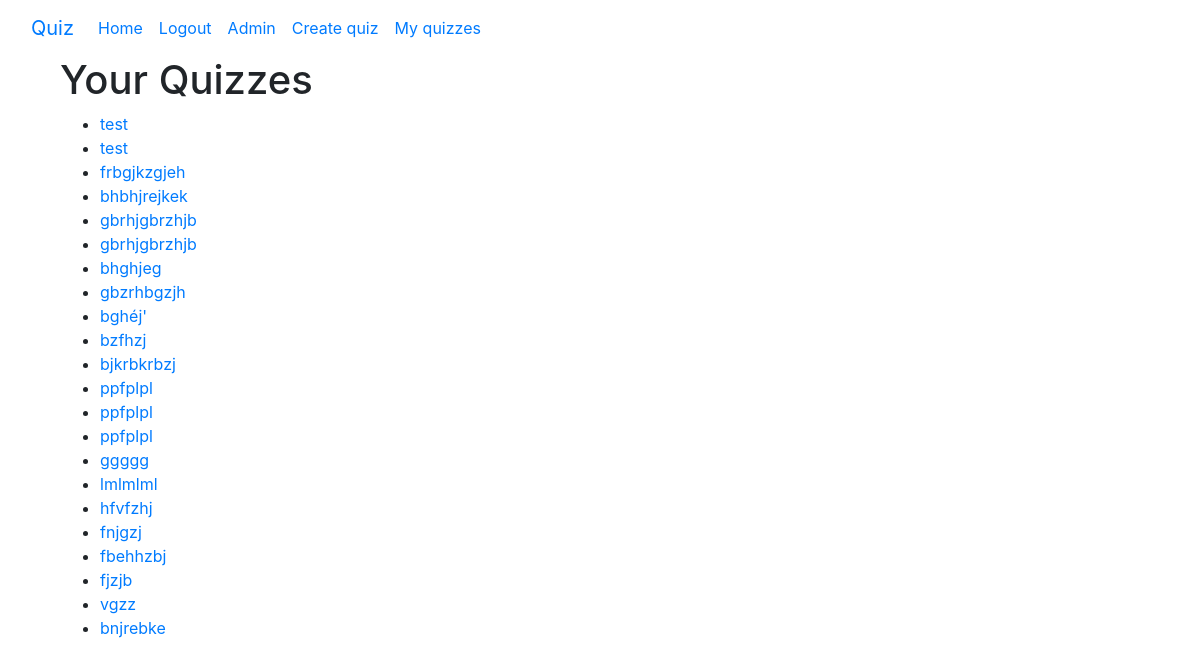
Page /quiz/my_quizzes/ (signed in) on the earlier database version.
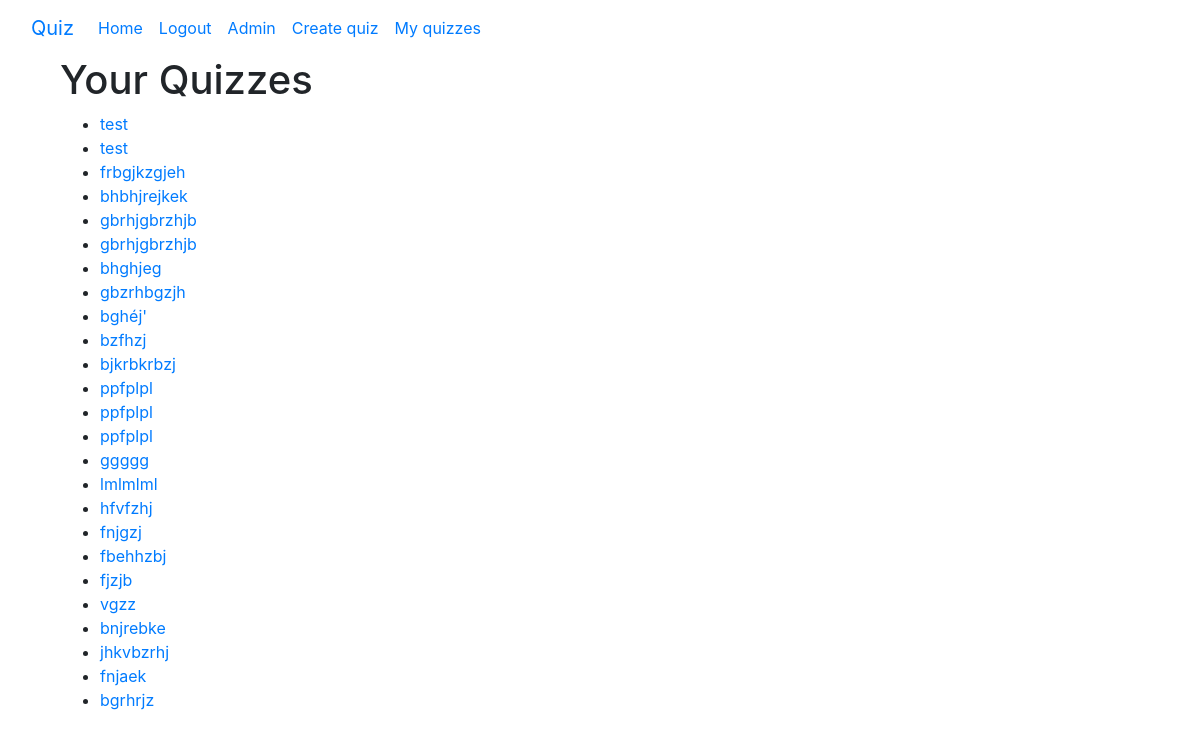
Same page on the later database version.
### Kouiz/models/quiz.py (models this page shows)
class Quiz(models.Model):
    user = models.ForeignKey(User, on_delete=models.CASCADE, null=True, blank=True)
    title = models.CharField(max_length=200, null=False, blank=False)
    description = models.TextField(null=True, blank=True)
    date = models.DateTimeField(auto_now_add=True)
    questions = models.ManyToManyField(Question, related_name='Questions')  # Multiple questions in one quiz
    def __str__(self):
        return self.title

### Kouiz/views/my_quiz_view.py (the view)
# urls.py: path('quiz/my_quizzes/', MyQuizView.as_view(), name='my_quizzes'),
class MyQuizView(ListView):
    template_name = 'Quiz/MyQuizView.html'
    model = Quiz
    def get_queryset(self):
        if self.request.user.is_authenticated:
            return Quiz.objects.filter(user=self.request.user)
        return Quiz.objects.none()

### templates/Quiz/MyQuizView.html (shortened to what this page needs)
{% extends 'base.html' %}
{% load crispy_forms_filters %}
{% load static %}
{%  load crispy_forms_tags %}
{% block body_content %}
    <h1>Your Quizzes</h1>
    <ul>
        {% for object in object_list %}
            <li>
                <a href="{% url 'quiz_detail' object.id %}">{{ object }}</a>
            </li>
        {% endfor %}
    </ul>
{% endblock %}

Differences in the rows shown:
added Quiz: title "jhkvbzrhj"
added Quiz: title "fnjaek"
added Quiz: title "bgrhrjz"
